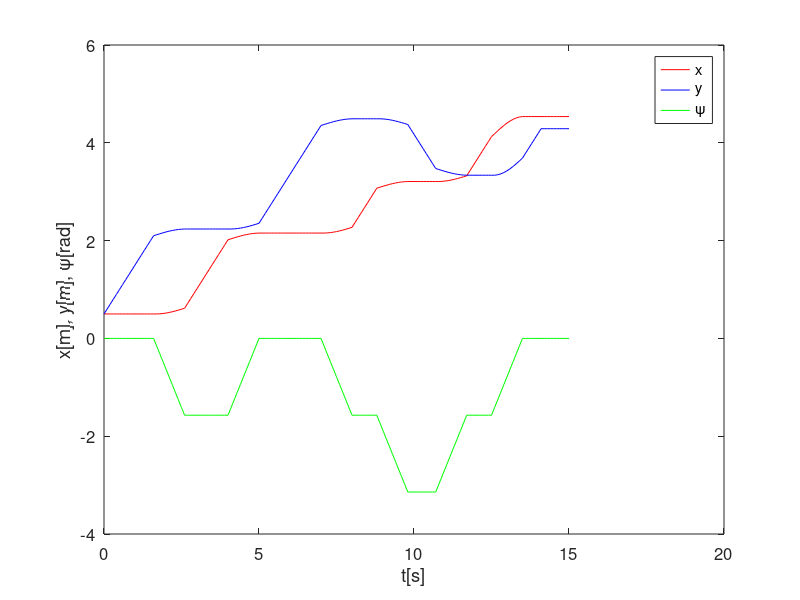
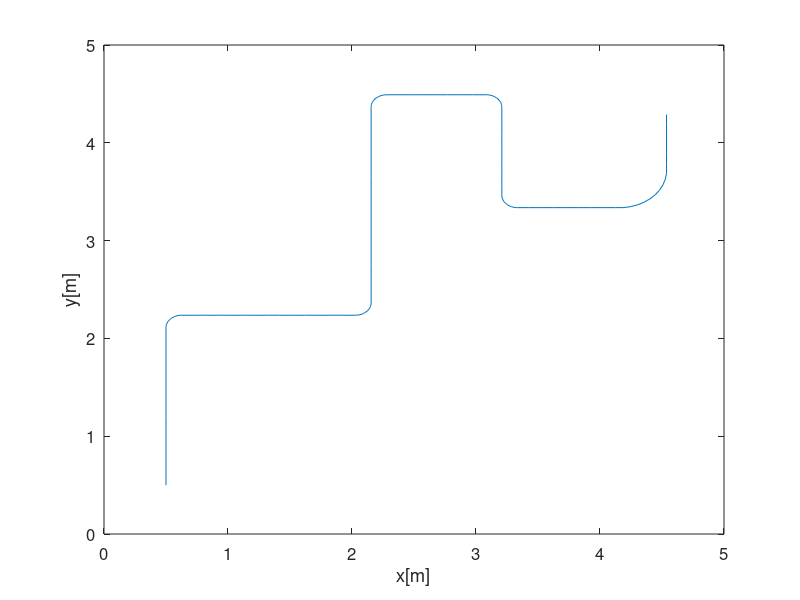
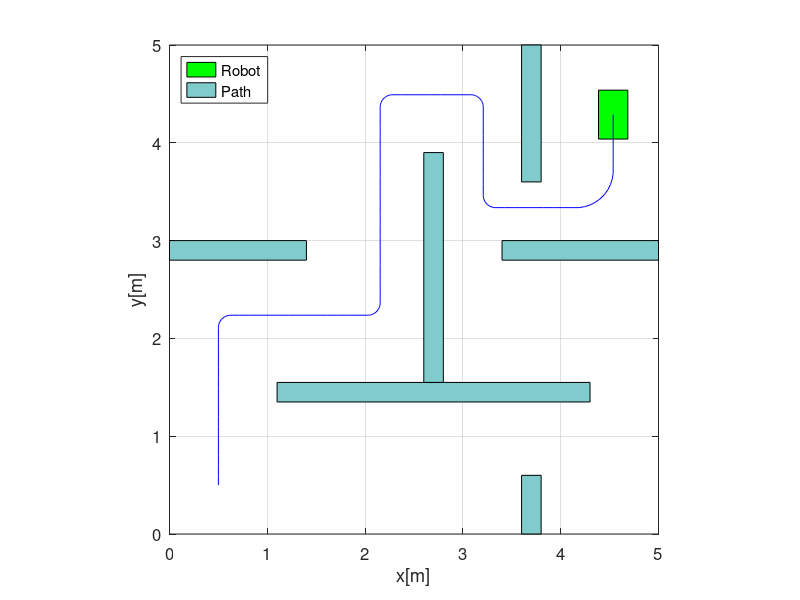

Here is the MATLAB script that generated these plots, in order:
%% Kinematyka robota mobilnego

clear all; clc; close all;
%% Parametry symulacji

dt=0.1; % krok całkowania
ts=15; % czas symulacji
t=0:dt:ts; %time span


%% Warunki początkowe

x0=0.5;
y0=0.5;

psi0=0;

eta0=[x0;y0;psi0];

eta(: , 1) = eta0; % przypisanie pierwszej kolumnie 
                   % trzech warunków początkowych w kolejnych wierszach
%% Start pętli

for i=1:length(t)
    time = i*dt;

    psi = eta(3,i); %aktualna orientacja w rad
    %Jakobian macierzy:
    J_psi=[cos(psi),-sin(psi),0;
           sin(psi),cos(psi),0;
           0,0,1];

    % Warunki dla poruszania się

    if(time <= 1.6) %do góry
        u = 0; 
        v = 1; 
        r = 0;
        
    elseif(time > 1.6) && (time <= 2.6) %zakręt w prawo
        u = 0; 
        v = 0.2; 
        r = -pi/2;
    elseif(time > 2.6) && (time <= 4) %do przodu
        u = 0; 
        v = 1; 
        r = 0;   
    elseif(time > 4) && (time <= 5) %zakręt w lewo
        u = 0; 
        v = 0.2; 
        r = pi/2;  
    elseif(time > 5) && (time <= 7) %do przodu
        u = 0; 
        v = 1; 
        r = 0; 
    elseif(time > 7) && (time <= 8) %zakręt w prawo
        u = 0; 
        v = 0.2; 
        r = -pi/2; 
    elseif(time > 8) && (time <= 8.8) %do przodu
        u = 0; 
        v = 1; 
        r = 0;
    elseif(time > 8.8) && (time <= 9.8) %zakręt w prawo
        u = 0; 
        v = 0.2; 
        r = -pi/2; 
    elseif(time > 9.8) && (time <= 10.75) %do przodu
        u = 0; 
        v = 1; 
        r = 0;
    elseif(time > 10.75) && (time <= 11.75) %zakręt w lewo
        u = 0; 
        v = 0.2; 
        r = pi/2;
    elseif(time > 11.75) && (time <= 12.5) %do przodu
        u = 0; 
        v = 1; 
        r = 0;
    elseif(time > 12.5) && (time <= 13.5) %zakręt w lewo
        u = 0; 
        v = 0.6; 
        r = pi/2;
    
    elseif(time > 13.5) && (time <= 14.2) %do przodu
        u = 0; 
        v = 1; 
        r = 0;    
    elseif(time > 14.2) && (time <= 15)
        u = 0; 
        v = 0; 
        r = 0; 
    end

       
       zeta(:,i)=[u;v;r];
       
       eta_dot(:,i) = J_psi*zeta(:,i);
       
       eta(:,i+1) = eta(:,i)+dt*eta_dot(:,i); % metoda Eulera
end

% %% Wydruk funkcji
 
 figure
 plot(t, eta(1,1:i),'r-');
 hold on
 
 plot(t, eta(2,1:i),'b-');
 hold on
 
 plot(t, eta(3,1:i),'g-');
 
 xlabel('t[s]');
 ylabel('x[m], y[m], \psi[rad]');
 legend('x','y','\psi'), set(gca,'fontsize',12);
 
 figure
 plot(eta(1,1:i), eta(2,1:i));
xlabel('x[m]');
ylabel('y[m]');
set(gca,'fontsize',12);
%% Animacja ruchu robota mobilnego

%% Animacja ruchu robota mobilnego z przeszkodami
l=0.3; % długość platformy
w=0.5; % szerokość platformy

% Współrzędne opisujące kształt platformy robota
mr_co=[-l/2,l/2,l/2,-l/2,-l/2;
        -w/2,-w/2,w/2,w/2,-w/2];

% Współrzędne ścian
walls = [
    0, 2.8, 1.4, 0.2;  
    3.6, 0, 0.2, 0.6;
    3.4, 2.8, 1.6, 0.2;
    3.6, 3.6, 0.2, 1.4;
    1.1, 1.35,  3.2, 0.2;
    2.6, 1.55,  0.2, 2.35;
];

figure
for i=1:length(t) % początek animacji

    psi = eta(3,i);
    R_psi = [cos(psi), -sin(psi);
             sin(psi), cos(psi)]; % macierz rotacji
    v_pos = R_psi * mr_co;

    % Rysowanie robota
    fill(v_pos(1,:)+eta(1,i), v_pos(2,:)+eta(2,i),'g'); % robot
    hold on, grid on;
    
    %ściany
    for j = 1:size(walls, 1)
        % Każda ściana
        rectangle('Position', [walls(j,1), walls(j,2), walls(j,3), walls(j,4)], ...
                  'FaceColor', [0.5, 0.8, 0.8], 'EdgeColor', 'k', 'LineWidth', 0.5);
    end

    axis([0 5 0 5]), axis square
    plot(eta(1,1:i), eta(2,1:i), 'b-'); % ścieżka ruchu

    legend('Robot','Path','Location','northwest'), set(gca,'fontsize',12)
    xlabel('x[m]'); ylabel('y[m]');
    pause(0.1);
    hold off
end % koniec animacji